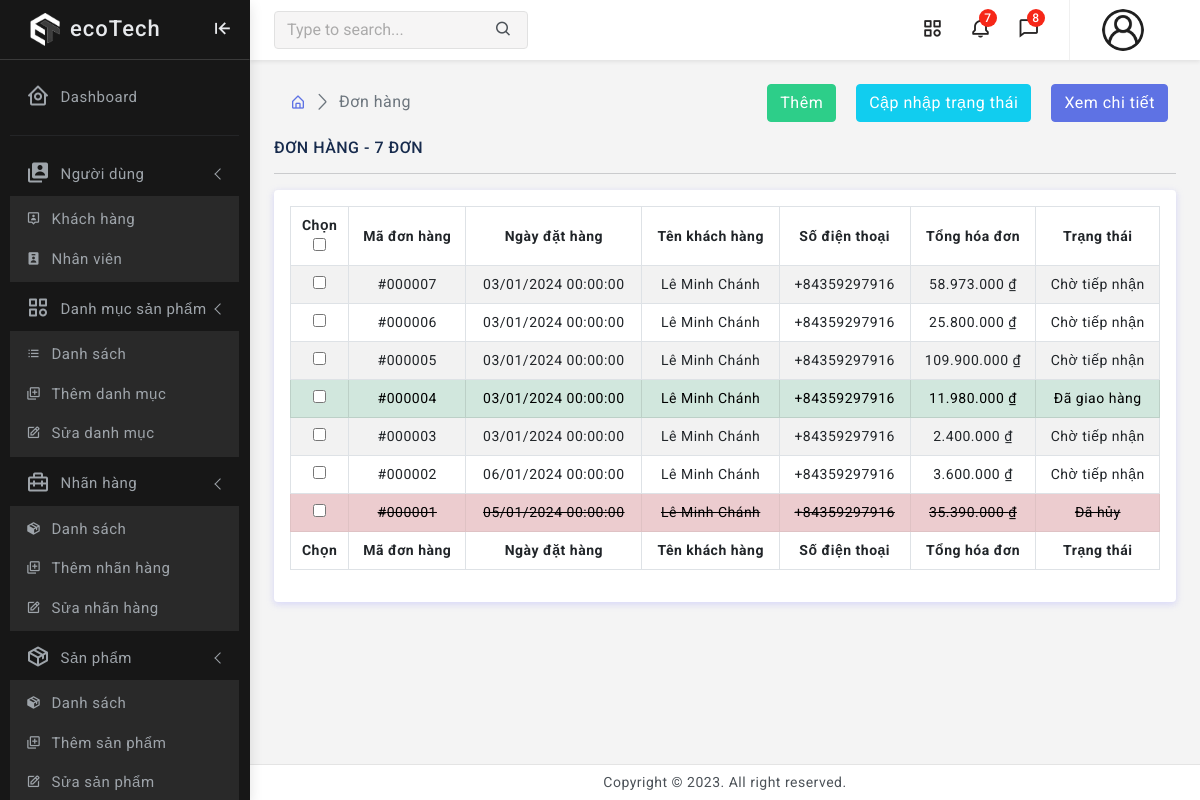
Before: /admin/index.php?page=order with the older database file.
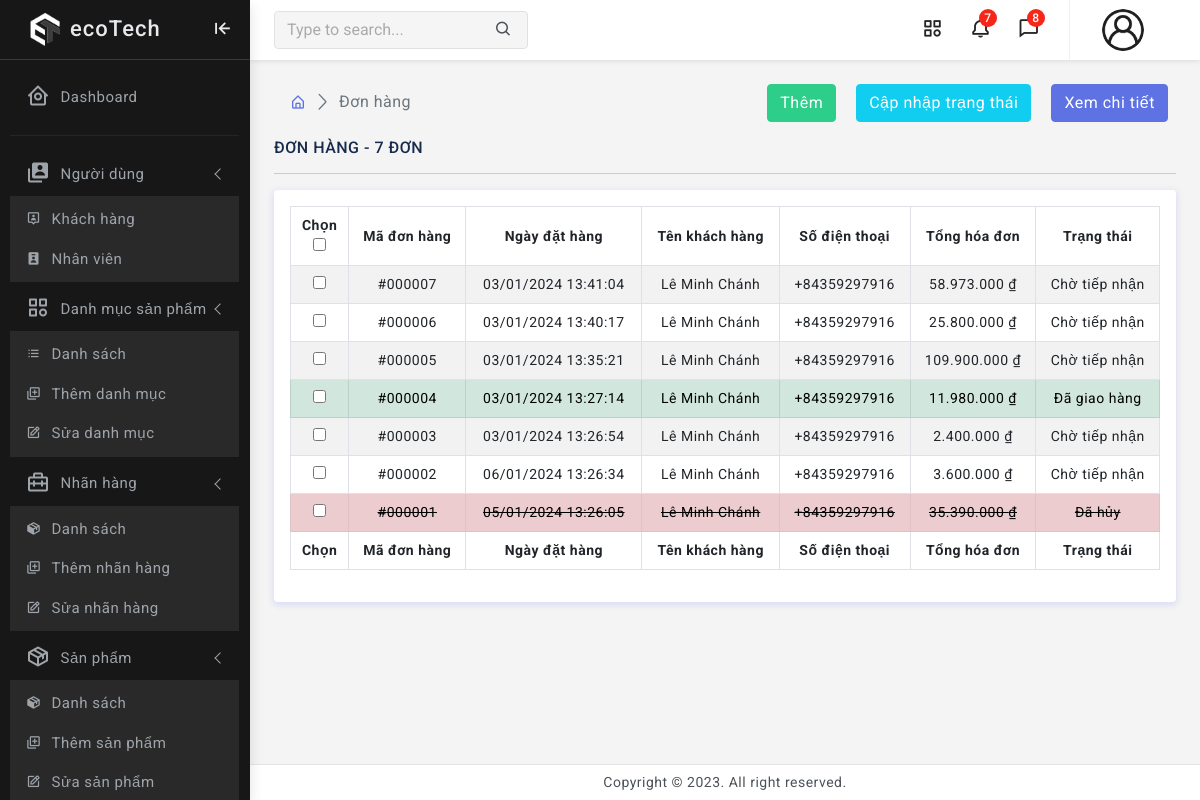
After: the same page with the newer database file.
### tables this page shows
CREATE TABLE ORDERS(
    ORDER_ID INT NOT NULL AUTO_INCREMENT,
    ORDER_DATE DATETIME NOT NULL DEFAULT CURRENT_TIMESTAMP(),
    ORDER_TOTAL INT NOT NULL,
    ORDER_STATUS int NOT NULL DEFAULT 0, 
    ORDER_SHIPPING int NOT NULL DEFAULT 0,
    USER_PHONE VARCHAR(50) NOT NULL,
    PRIMARY KEY (ORDER_ID),
    FOREIGN KEY (USER_PHONE) REFERENCES USERS(USER_PHONE)
);

CREATE TABLE USERS(
     
    USER_NAME VARCHAR(50) NOT NULL,
    USER_PASSWORD VARCHAR(50),
    USER_EMAIL VARCHAR(50),
    USER_PHONE VARCHAR(50) NOT NULL,
    USER_ADDRESS VARCHAR(500),
    USER_ROLE int NOT NULL,
    USER_STATE VARCHAR(50) NOT NULL,
    USER_IMAGE VARCHAR(200),
    CREATE_DATE DATETIME NOT NULL DEFAULT CURRENT_TIMESTAMP(),
    LAST_LOGIN DATETIME NOT NULL DEFAULT CURRENT_TIMESTAMP(),
    PRIMARY KEY (USER_PHONE),
    FOREIGN KEY (USER_ROLE) REFERENCES ROLES(ROLE_ID)
);

### admin/views/order/order.php (the view, shortened to what this page needs)
<?php
$sql = "SELECT * FROM `orders`, `users` WHERE orders.USER_PHONE = users.USER_PHONE ORDER BY orders.ORDER_ID DESC";
$result_order = mysqli_query($connect, $sql);
$count_order = mysqli_num_rows($result_order);
?>
<div class="page-wrapper">
	<div class="page-content">
		<div class="page-breadcrumb d-none d-sm-flex align-items-center mb-3">
			<div class="ps-3">
				<nav aria-label="breadcrumb">
					<ol class="breadcrumb mb-0 p-0">
						<li class="breadcrumb-item"><a href="./index.php"><i class="bx bx-home-alt"></i></a></li>
						<li class="breadcrumb-item active" aria-current="page">Đơn hàng </li>
					</ol>
				</nav>
			</div>
			<div class="ms-auto">
				<div>
					<a href="./index.php?page=order-create" class="ms-2 me-2 btn btn-success">Thêm</a>
					<a href="javascript:void(0);" class="ms-2 me-2 btn btn-info" onclick="openUpdateStatusModal()">Cập nhập trạng thái</a>
					<a href="javascript:void(0);" class="ms-2 me-2 btn btn-primary" onclick="redirectToDetailPage()"> Xem chi tiết </a>
				</div>
			</div>
		</div>
		<h6 class="mb-0 text-uppercase">Đơn hàng - <?php echo $count_order ?> đơn</h6>
		<hr />
		<div class="card ">
			<div class="card-body container">
				<div class="table-responsive">
					<table id="example" class="table table-striped table-bordered table-hover" style="width:100%">
						<thead>
							<tr class="text-center align-middle">
								<th scope="col">Chọn <br> <input type="checkbox" id="selectAllCheckbox"></th>
								<th scope="col">Mã đơn hàng</th>
								<th scope="col">Ngày đặt hàng</th>
								<th scope="col">Tên khách hàng</th>
								<th scope="col">Số điện thoại</th>
								<th scope="col">Tổng hóa đơn</th>
								<th scope="col">Trạng thái</th>
							</tr>
						</thead>
						<tbody>
							<?php
							if ($result_order)
								while ($row_order = mysqli_fetch_assoc($result_order)) {
							?>
								<tr class="align-middle
								<?php
									if ($row_order['ORDER_STATUS'] == 4) {
										echo "table-danger text-decoration-line-through";
									} else if ($row_order['ORDER_STATUS'] == 3) {
										echo "table-success";
									}
									if ($row_order['ORDER_STATUS'] == 0) {
										$status = "Chờ tiếp nhận";
									} else if ($row_order['ORDER_STATUS'] == 1) {
										$status = "Đang xử lí";
									} else if ($row_order['ORDER_STATUS'] == 2) {
										$status = "Đang giao hàng";
									} else if ($row_order['ORDER_STATUS'] == 3) {
										$status = "Đã giao hàng";
									} else {
										$status = "Đã hủy";
									}
								?>
								">
									<td class="text-center"><input type="checkbox" name="selected_orders[]" value="<?php echo $row_order['ORDER_ID']; ?>"></td>
									<td class="text-center">#<?php echo str_pad($row_order['ORDER_ID'], 6, '0', STR_PAD_LEFT) ?></td>
									<td class="text-center"> <?php echo date_format(date_create($row_order['ORDER_DATE']), 'd/m/Y H:i:s'); ?> </td>
									<td class="text-center"><?php echo $row_order['USER_NAME'] ?></td>
									<td class="text-center"><?php echo $row_order['USER_PHONE'] ?></td>
									<td class="text-center"><?php echo number_format($row_order['ORDER_TOTAL'], 0, ',', '.') . ' ₫' ?></td>
									<td class="text-center"><?php echo $status ?></td>
								</tr>
							<?php
								}
							?>
						</tbody>
						<tfoot>
							<tr class="text-center align-middle">
								<th>Chọn</th>
								<th scope="col">Mã đơn hàng</th>
								<th scope="col">Ngày đặt hàng</th>
								<th scope="col">Tên khách hàng</th>
								<th scope="col">Số điện thoại</th>
								<th scope="col">Tổng hóa đơn</th>
								<th scope="col">Trạng thái</th>
							</tr>
						</tfoot>
					</table>
				</div>
			</div>
		</div>
	</div>
</div>
</div>

Changed rows visible on the page:
changed orders "000007": ORDER_DATE "03/01/2024 00:00:00" → "03/01/2024 13:41:04"
changed orders "000006": ORDER_DATE "03/01/2024 00:00:00" → "03/01/2024 13:40:17"
changed orders "000005": ORDER_DATE "03/01/2024 00:00:00" → "03/01/2024 13:35:21"
changed orders "Đã giao hàng": ORDER_DATE "03/01/2024 00:00:00" → "03/01/2024 13:27:14"
changed orders "000003": ORDER_DATE "03/01/2024 00:00:00" → "03/01/2024 13:26:54"
changed orders "000002": ORDER_DATE "06/01/2024 00:00:00" → "06/01/2024 13:26:34"
changed orders "Đã hủy": ORDER_DATE "05/01/2024 00:00:00" → "05/01/2024 13:26:05"
